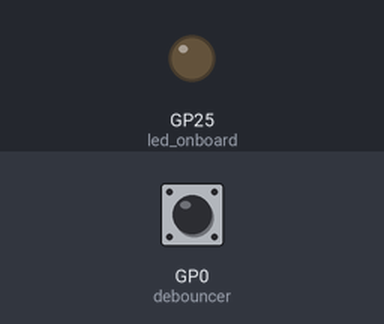
Simulated run of this program. Board: Raspberry Pi Pico running MicroPython. On the bench: output pins drawn as LEDs (lit = HIGH). The inputs (shaded band) are chosen by the test bench; at power-on: GP0 (debouncer) LOW.

Above: at 1.2 s.
1.3 s: GP0 (debouncer) pulled HIGH for 0.15 s
At 1.37 s:
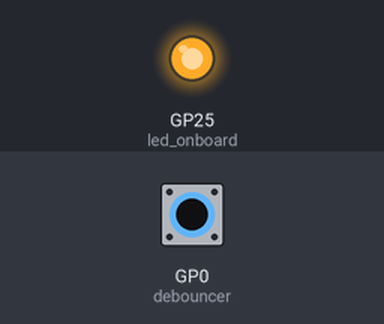
2.9 s: GP0 (debouncer) pulled HIGH for 3.2 s
At 7.3 s:
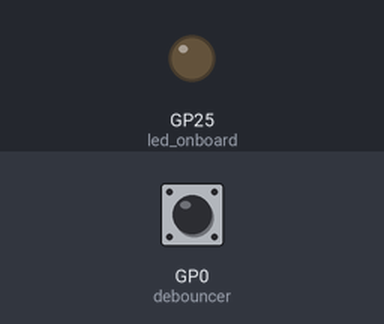
Timing chart, 0 to 8.8 s (numbered marks = the images above; inputs shaded):
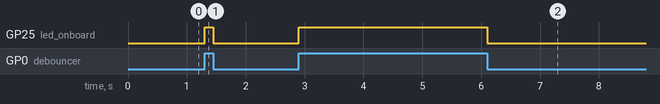

The program:

debouncer_demo.py
```python
from machine import Pin
from debouncer import Debouncer

debouncer = Debouncer(Pin(0, Pin.IN, Pin.PULL_DOWN))
led_onboard = Pin("LED", Pin.OUT)

while True:
    state = debouncer()
    led_onboard(state)
```

debouncer.py
```python
# debouncer.py

class Debouncer:
    def __init__(self, pin, debounce_time=50):
        """
        Initialize the debouncer.

        :param pin: The pin to debounce.
        :param debounce_time: The debounce time in milliseconds.
        """
        self.pin = pin
        self.debounce_time = debounce_time
        self.last_state = None
        self.last_change = 0

    def read(self):
        """
        Read the debounced state of the pin.

        :return: The debounced state of the pin.
        """
        from time import ticks_ms
        current_state = self.pin.value()
        current_time = ticks_ms()

        if current_state != self.last_state:
            if current_time - self.last_change < self.debounce_time:
                return self.last_state
            else:
                self.last_state = current_state
                self.last_change = current_time

        return current_state

    def __call__(self):
        """
        Alias for read().
        """
        return self.read()
```

Measured:
- after the input at 1.3 s, GP25 (led_onboard): LOW → HIGH at once, → LOW 0.15 s later
- after the input at 2.9 s, GP25 (led_onboard): LOW → HIGH at once, → LOW 3.2 s later
